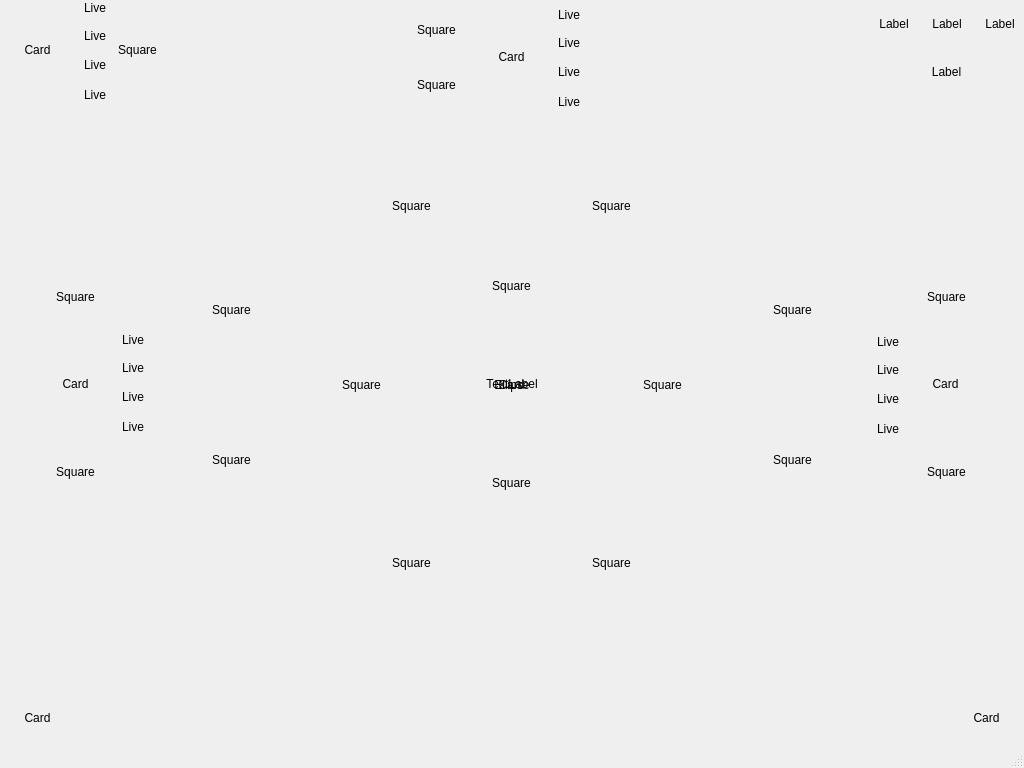
<?xml version="1.0" encoding="UTF-8"?>
<ui version="4.0">
 <class>GameWindow</class>
 <widget class="QMainWindow" name="GameWindow">
  <property name="geometry">
   <rect>
    <x>0</x>
    <y>0</y>
    <width>1024</width>
    <height>768</height>
   </rect>
  </property>
  <property name="windowTitle">
   <string>Игра</string>
  </property>
  <widget class="QWidget" name="centralwidget">
   <widget class="QLabel" name="labelCard_1">
    <property name="geometry">
     <rect>
      <x>0</x>
      <y>0</y>
      <width>75</width>
      <height>100</height>
     </rect>
    </property>
    <property name="text">
     <string>Card</string>
    </property>
    <property name="alignment">
     <set>Qt::AlignCenter</set>
    </property>
   </widget>
   <widget class="QLabel" name="labelCard_2">
    <property name="geometry">
     <rect>
      <x>474</x>
      <y>7</y>
      <width>75</width>
      <height>100</height>
     </rect>
    </property>
    <property name="text">
     <string>Card</string>
    </property>
    <property name="alignment">
     <set>Qt::AlignCenter</set>
    </property>
   </widget>
   <widget class="QLabel" name="labelCard_3">
    <property name="geometry">
     <rect>
      <x>38</x>
      <y>334</y>
      <width>75</width>
      <height>100</height>
     </rect>
    </property>
    <property name="text">
     <string>Card</string>
    </property>
    <property name="alignment">
     <set>Qt::AlignCenter</set>
    </property>
   </widget>
   <widget class="QLabel" name="labelCard_4">
    <property name="geometry">
     <rect>
      <x>474</x>
      <y>335</y>
      <width>75</width>
      <height>100</height>
     </rect>
    </property>
    <property name="text">
     <string>Card</string>
    </property>
    <property name="alignment">
     <set>Qt::AlignCenter</set>
    </property>
   </widget>
   <widget class="QLabel" name="labelCard_5">
    <property name="geometry">
     <rect>
      <x>908</x>
      <y>334</y>
      <width>75</width>
      <height>100</height>
     </rect>
    </property>
    <property name="text">
     <string>Card</string>
    </property>
    <property name="alignment">
     <set>Qt::AlignCenter</set>
    </property>
   </widget>
   <widget class="QLabel" name="labelCard_6">
    <property name="geometry">
     <rect>
      <x>0</x>
      <y>668</y>
      <width>75</width>
      <height>100</height>
     </rect>
    </property>
    <property name="text">
     <string>Card</string>
    </property>
    <property name="alignment">
     <set>Qt::AlignCenter</set>
    </property>
   </widget>
   <widget class="QLabel" name="labelCard_7">
    <property name="geometry">
     <rect>
      <x>949</x>
      <y>668</y>
      <width>75</width>
      <height>100</height>
     </rect>
    </property>
    <property name="text">
     <string>Card</string>
    </property>
    <property name="alignment">
     <set>Qt::AlignCenter</set>
    </property>
   </widget>
   <widget class="QLabel" name="labelLive_11">
    <property name="geometry">
     <rect>
      <x>80</x>
      <y>0</y>
      <width>30</width>
      <height>15</height>
     </rect>
    </property>
    <property name="text">
     <string>Live</string>
    </property>
    <property name="alignment">
     <set>Qt::AlignCenter</set>
    </property>
   </widget>
   <widget class="QLabel" name="labelLive_12">
    <property name="geometry">
     <rect>
      <x>80</x>
      <y>28</y>
      <width>30</width>
      <height>15</height>
     </rect>
    </property>
    <property name="text">
     <string>Live</string>
    </property>
    <property name="alignment">
     <set>Qt::AlignCenter</set>
    </property>
   </widget>
   <widget class="QLabel" name="labelLive_13">
    <property name="geometry">
     <rect>
      <x>80</x>
      <y>57</y>
      <width>30</width>
      <height>15</height>
     </rect>
    </property>
    <property name="text">
     <string>Live</string>
    </property>
    <property name="alignment">
     <set>Qt::AlignCenter</set>
    </property>
   </widget>
   <widget class="QLabel" name="labelLive_14">
    <property name="geometry">
     <rect>
      <x>80</x>
      <y>87</y>
      <width>30</width>
      <height>15</height>
     </rect>
    </property>
    <property name="text">
     <string>Live</string>
    </property>
    <property name="alignment">
     <set>Qt::AlignCenter</set>
    </property>
   </widget>
   <widget class="QLabel" name="labelLive_21">
    <property name="geometry">
     <rect>
      <x>554</x>
      <y>7</y>
      <width>30</width>
      <height>15</height>
     </rect>
    </property>
    <property name="text">
     <string>Live</string>
    </property>
    <property name="alignment">
     <set>Qt::AlignCenter</set>
    </property>
   </widget>
   <widget class="QLabel" name="labelLive_22">
    <property name="geometry">
     <rect>
      <x>554</x>
      <y>35</y>
      <width>30</width>
      <height>15</height>
     </rect>
    </property>
    <property name="text">
     <string>Live</string>
    </property>
    <property name="alignment">
     <set>Qt::AlignCenter</set>
    </property>
   </widget>
   <widget class="QLabel" name="labelLive_23">
    <property name="geometry">
     <rect>
      <x>554</x>
      <y>64</y>
      <width>30</width>
      <height>15</height>
     </rect>
    </property>
    <property name="text">
     <string>Live</string>
    </property>
    <property name="alignment">
     <set>Qt::AlignCenter</set>
    </property>
   </widget>
   <widget class="QLabel" name="labelLive_24">
    <property name="geometry">
     <rect>
      <x>554</x>
      <y>94</y>
      <width>30</width>
      <height>15</height>
     </rect>
    </property>
    <property name="text">
     <string>Live</string>
    </property>
    <property name="alignment">
     <set>Qt::AlignCenter</set>
    </property>
   </widget>
   <widget class="QLabel" name="labelLive_31">
    <property name="geometry">
     <rect>
      <x>118</x>
      <y>332</y>
      <width>30</width>
      <height>15</height>
     </rect>
    </property>
    <property name="text">
     <string>Live</string>
    </property>
    <property name="alignment">
     <set>Qt::AlignCenter</set>
    </property>
   </widget>
   <widget class="QLabel" name="labelLive_32">
    <property name="geometry">
     <rect>
      <x>118</x>
      <y>360</y>
      <width>30</width>
      <height>15</height>
     </rect>
    </property>
    <property name="text">
     <string>Live</string>
    </property>
    <property name="alignment">
     <set>Qt::AlignCenter</set>
    </property>
   </widget>
   <widget class="QLabel" name="labelLive_33">
    <property name="geometry">
     <rect>
      <x>118</x>
      <y>389</y>
      <width>30</width>
      <height>15</height>
     </rect>
    </property>
    <property name="text">
     <string>Live</string>
    </property>
    <property name="alignment">
     <set>Qt::AlignCenter</set>
    </property>
   </widget>
   <widget class="QLabel" name="labelLive_34">
    <property name="geometry">
     <rect>
      <x>118</x>
      <y>419</y>
      <width>30</width>
      <height>15</height>
     </rect>
    </property>
    <property name="text">
     <string>Live</string>
    </property>
    <property name="alignment">
     <set>Qt::AlignCenter</set>
    </property>
   </widget>
   <widget class="QLabel" name="labelLive_41">
    <property name="geometry">
     <rect>
      <x>873</x>
      <y>334</y>
      <width>30</width>
      <height>15</height>
     </rect>
    </property>
    <property name="text">
     <string>Live</string>
    </property>
    <property name="alignment">
     <set>Qt::AlignCenter</set>
    </property>
   </widget>
   <widget class="QLabel" name="labelLive_42">
    <property name="geometry">
     <rect>
      <x>873</x>
      <y>362</y>
      <width>30</width>
      <height>15</height>
     </rect>
    </property>
    <property name="text">
     <string>Live</string>
    </property>
    <property name="alignment">
     <set>Qt::AlignCenter</set>
    </property>
   </widget>
   <widget class="QLabel" name="labelLive_43">
    <property name="geometry">
     <rect>
      <x>873</x>
      <y>391</y>
      <width>30</width>
      <height>15</height>
     </rect>
    </property>
    <property name="text">
     <string>Live</string>
    </property>
    <property name="alignment">
     <set>Qt::AlignCenter</set>
    </property>
   </widget>
   <widget class="QLabel" name="labelLive_44">
    <property name="geometry">
     <rect>
      <x>873</x>
      <y>421</y>
      <width>30</width>
      <height>15</height>
     </rect>
    </property>
    <property name="text">
     <string>Live</string>
    </property>
    <property name="alignment">
     <set>Qt::AlignCenter</set>
    </property>
   </widget>
   <widget class="QLabel" name="labelSquare_1">
    <property name="geometry">
     <rect>
      <x>115</x>
      <y>27</y>
      <width>45</width>
      <height>45</height>
     </rect>
    </property>
    <property name="text">
     <string>Square</string>
    </property>
    <property name="alignment">
     <set>Qt::AlignCenter</set>
    </property>
   </widget>
   <widget class="QLabel" name="labelSquare_2">
    <property name="geometry">
     <rect>
      <x>414</x>
      <y>7</y>
      <width>45</width>
      <height>45</height>
     </rect>
    </property>
    <property name="text">
     <string>Square</string>
    </property>
    <property name="alignment">
     <set>Qt::AlignCenter</set>
    </property>
   </widget>
   <widget class="QLabel" name="labelSquare_3">
    <property name="geometry">
     <rect>
      <x>414</x>
      <y>62</y>
      <width>45</width>
      <height>45</height>
     </rect>
    </property>
    <property name="text">
     <string>Square</string>
    </property>
    <property name="alignment">
     <set>Qt::AlignCenter</set>
    </property>
   </widget>
   <widget class="QLabel" name="labelSquare_4">
    <property name="geometry">
     <rect>
      <x>53</x>
      <y>274</y>
      <width>45</width>
      <height>45</height>
     </rect>
    </property>
    <property name="text">
     <string>Square</string>
    </property>
    <property name="alignment">
     <set>Qt::AlignCenter</set>
    </property>
   </widget>
   <widget class="QLabel" name="labelSquare_5">
    <property name="geometry">
     <rect>
      <x>53</x>
      <y>449</y>
      <width>45</width>
      <height>45</height>
     </rect>
    </property>
    <property name="text">
     <string>Square</string>
    </property>
    <property name="alignment">
     <set>Qt::AlignCenter</set>
    </property>
   </widget>
   <widget class="QLabel" name="labelSquare_6">
    <property name="geometry">
     <rect>
      <x>924</x>
      <y>274</y>
      <width>45</width>
      <height>45</height>
     </rect>
    </property>
    <property name="text">
     <string>Square</string>
    </property>
    <property name="alignment">
     <set>Qt::AlignCenter</set>
    </property>
   </widget>
   <widget class="QLabel" name="labelSquare_7">
    <property name="geometry">
     <rect>
      <x>924</x>
      <y>449</y>
      <width>45</width>
      <height>45</height>
     </rect>
    </property>
    <property name="text">
     <string>Square</string>
    </property>
    <property name="alignment">
     <set>Qt::AlignCenter</set>
    </property>
   </widget>
   <widget class="QLabel" name="labelSquare_11">
    <property name="geometry">
     <rect>
      <x>209</x>
      <y>287</y>
      <width>45</width>
      <height>45</height>
     </rect>
    </property>
    <property name="text">
     <string>Square</string>
    </property>
    <property name="alignment">
     <set>Qt::AlignCenter</set>
    </property>
   </widget>
   <widget class="QLabel" name="labelSquare_12">
    <property name="geometry">
     <rect>
      <x>209</x>
      <y>437</y>
      <width>45</width>
      <height>45</height>
     </rect>
    </property>
    <property name="text">
     <string>Square</string>
    </property>
    <property name="alignment">
     <set>Qt::AlignCenter</set>
    </property>
   </widget>
   <widget class="QLabel" name="labelSquare_13">
    <property name="geometry">
     <rect>
      <x>339</x>
      <y>362</y>
      <width>45</width>
      <height>45</height>
     </rect>
    </property>
    <property name="text">
     <string>Square</string>
    </property>
    <property name="alignment">
     <set>Qt::AlignCenter</set>
    </property>
   </widget>
   <widget class="QLabel" name="labelSquare_14">
    <property name="geometry">
     <rect>
      <x>389</x>
      <y>183</y>
      <width>45</width>
      <height>45</height>
     </rect>
    </property>
    <property name="text">
     <string>Square</string>
    </property>
    <property name="alignment">
     <set>Qt::AlignCenter</set>
    </property>
   </widget>
   <widget class="QLabel" name="labelSquare_15">
    <property name="geometry">
     <rect>
      <x>589</x>
      <y>183</y>
      <width>45</width>
      <height>45</height>
     </rect>
    </property>
    <property name="text">
     <string>Square</string>
    </property>
    <property name="alignment">
     <set>Qt::AlignCenter</set>
    </property>
   </widget>
   <widget class="QLabel" name="labelSquare_16">
    <property name="geometry">
     <rect>
      <x>489</x>
      <y>263</y>
      <width>45</width>
      <height>45</height>
     </rect>
    </property>
    <property name="text">
     <string>Square</string>
    </property>
    <property name="alignment">
     <set>Qt::AlignCenter</set>
    </property>
   </widget>
   <widget class="QLabel" name="labelSquare_17">
    <property name="geometry">
     <rect>
      <x>770</x>
      <y>287</y>
      <width>45</width>
      <height>45</height>
     </rect>
    </property>
    <property name="text">
     <string>Square</string>
    </property>
    <property name="alignment">
     <set>Qt::AlignCenter</set>
    </property>
   </widget>
   <widget class="QLabel" name="labelSquare_18">
    <property name="geometry">
     <rect>
      <x>770</x>
      <y>437</y>
      <width>45</width>
      <height>45</height>
     </rect>
    </property>
    <property name="text">
     <string>Square</string>
    </property>
    <property name="alignment">
     <set>Qt::AlignCenter</set>
    </property>
   </widget>
   <widget class="QLabel" name="labelSquare_19">
    <property name="geometry">
     <rect>
      <x>640</x>
      <y>362</y>
      <width>45</width>
      <height>45</height>
     </rect>
    </property>
    <property name="text">
     <string>Square</string>
    </property>
    <property name="alignment">
     <set>Qt::AlignCenter</set>
    </property>
   </widget>
   <widget class="QLabel" name="labelSquare_110">
    <property name="geometry">
     <rect>
      <x>589</x>
      <y>540</y>
      <width>45</width>
      <height>45</height>
     </rect>
    </property>
    <property name="text">
     <string>Square</string>
    </property>
    <property name="alignment">
     <set>Qt::AlignCenter</set>
    </property>
   </widget>
   <widget class="QLabel" name="labelSquare_111">
    <property name="geometry">
     <rect>
      <x>389</x>
      <y>540</y>
      <width>45</width>
      <height>45</height>
     </rect>
    </property>
    <property name="text">
     <string>Square</string>
    </property>
    <property name="alignment">
     <set>Qt::AlignCenter</set>
    </property>
   </widget>
   <widget class="QLabel" name="labelSquare_112">
    <property name="geometry">
     <rect>
      <x>489</x>
      <y>460</y>
      <width>45</width>
      <height>45</height>
     </rect>
    </property>
    <property name="text">
     <string>Square</string>
    </property>
    <property name="alignment">
     <set>Qt::AlignCenter</set>
    </property>
   </widget>
   <widget class="QLabel" name="label_1">
    <property name="geometry">
     <rect>
      <x>870</x>
      <y>0</y>
      <width>48</width>
      <height>48</height>
     </rect>
    </property>
    <property name="text">
     <string>Label</string>
    </property>
    <property name="alignment">
     <set>Qt::AlignCenter</set>
    </property>
   </widget>
   <widget class="QLabel" name="label_2">
    <property name="geometry">
     <rect>
      <x>923</x>
      <y>0</y>
      <width>48</width>
      <height>48</height>
     </rect>
    </property>
    <property name="text">
     <string>Label</string>
    </property>
    <property name="alignment">
     <set>Qt::AlignCenter</set>
    </property>
   </widget>
   <widget class="QLabel" name="label_3">
    <property name="geometry">
     <rect>
      <x>976</x>
      <y>0</y>
      <width>48</width>
      <height>48</height>
     </rect>
    </property>
    <property name="text">
     <string>Label</string>
    </property>
    <property name="alignment">
     <set>Qt::AlignCenter</set>
    </property>
   </widget>
   <widget class="QLabel" name="label_4">
    <property name="geometry">
     <rect>
      <x>889</x>
      <y>58</y>
      <width>115</width>
      <height>27</height>
     </rect>
    </property>
    <property name="text">
     <string>Label</string>
    </property>
    <property name="alignment">
     <set>Qt::AlignCenter</set>
    </property>
   </widget>
   <widget class="QLabel" name="labelEllipse_1">
    <property name="geometry">
     <rect>
      <x>152</x>
      <y>114</y>
      <width>720</width>
      <height>540</height>
     </rect>
    </property>
    <property name="text">
     <string>TextLabel</string>
    </property>
    <property name="alignment">
     <set>Qt::AlignCenter</set>
    </property>
   </widget>
   <widget class="QLabel" name="labelEllipse_2">
    <property name="geometry">
     <rect>
      <x>432</x>
      <y>325</y>
      <width>160</width>
      <height>120</height>
     </rect>
    </property>
    <property name="text">
     <string>Ellipse</string>
    </property>
    <property name="alignment">
     <set>Qt::AlignCenter</set>
    </property>
   </widget>
  </widget>
  <widget class="QMenuBar" name="menubar">
   <property name="geometry">
    <rect>
     <x>0</x>
     <y>0</y>
     <width>1024</width>
     <height>21</height>
    </rect>
   </property>
  </widget>
  <widget class="QStatusBar" name="statusbar"/>
 </widget>
 <resources/>
 <connections/>
</ui>
